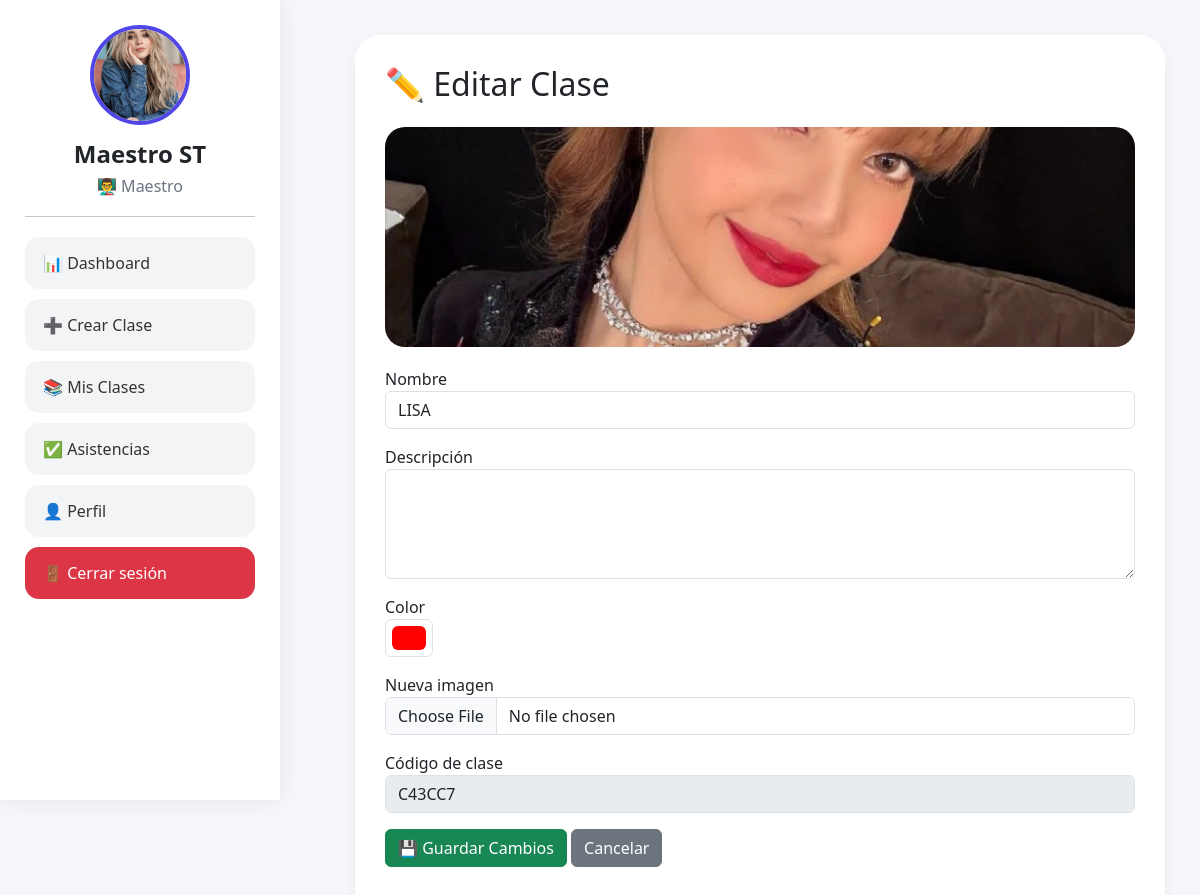
/profesor/clases/editar.php?id=6 (signed in), run on the app's committed database.
### tables this page shows
CREATE TABLE `usuarios` (
  `id` int(11) NOT NULL,
  `nombre` varchar(100) DEFAULT NULL,
  `correo` varchar(100) DEFAULT NULL,
  `password` varchar(255) DEFAULT NULL,
  `rol` enum('alumno','maestro') DEFAULT 'alumno',
  `xp` int(11) DEFAULT 0,
  `nivel` int(11) DEFAULT 1,
  `foto` varchar(255) DEFAULT NULL,
  `semestre` varchar(20) DEFAULT NULL,
  `grupo` varchar(20) DEFAULT NULL
);

CREATE TABLE `clases` (
  `id` int(11) NOT NULL,
  `nombre` varchar(100) DEFAULT NULL,
  `codigo` varchar(20) DEFAULT NULL,
  `maestro_id` int(11) DEFAULT NULL,
  `portada` varchar(255) DEFAULT NULL,
  `color` varchar(20) DEFAULT NULL,
  `imagen` varchar(255) DEFAULT NULL,
  `descripcion` text DEFAULT NULL
);

### profesor/clases/editar.php (the view, shortened to what this page needs)
<?php
include '../../includes/conexion.php';
include '../../includes/sidebar_maestro.php';
$id = intval($_GET['id']);
$clase = mysqli_fetch_assoc(
    mysqli_query(
        $conexion,
        "SELECT *
         FROM clases
         WHERE id=$id"
    )
);
?>
<!DOCTYPE html>
<html lang="es">
<head>
    <link href="https://cdn.jsdelivr.net/npm/bootstrap@5.3.7/dist/css/bootstrap.min.css" rel="stylesheet">
</head>
<body>
    <div class="content">
        <div class="card-form">
            <h2 class="mb-4">
                ✏️ Editar Clase
            </h2>
            <?php
            $img = !empty($clase['imagen'])
                ? "../uploads/clases/" . $clase['imagen']
                : "https://picsum.photos/800/300";
            ?>
            <img src="<?= $img ?>" class="preview">
            <form method="POST" enctype="multipart/form-data">
                <div class="mb-3">
                    <label>
                        Nombre
                    </label>
                    <input type="text" name="nombre" class="form-control"
                        value="<?= htmlspecialchars($clase['nombre'] ?? '') ?>" required>
                </div>
                <div class="mb-3">
                    <label>
                        Descripción
                    </label>
                    <textarea name="descripcion" class="form-control"
                        rows="4"><?= htmlspecialchars($clase['descripcion'] ?? '') ?></textarea>
                </div>
                <div class="mb-3">
                    <label>
                        Color
                    </label>
                    <input type="color" name="color" class="form-control form-control-color"
                        value="<?= $clase['color'] ?: '#4f46e5' ?>">
                </div>
                <div class="mb-3">
                    <label>
                        Nueva imagen
                    </label>
                    <input type="file" name="imagen" class="form-control">
                </div>
                <div class="mb-3">
                    <label>
                        Código de clase
                    </label>
                    <input type="text" class="form-control" value="<?= $clase['codigo'] ?>" disabled>
                </div>
                <button type="submit" name="guardar" class="btn btn-success">
                    💾 Guardar Cambios
                </button>
                <a href="ver.php" class="btn btn-secondary">
                    Cancelar
                </a>
            </form>
        </div>
    </div>
</body>
</html>

### includes/sidebar_maestro.php (shortened to what this page needs)
<?php
include_once __DIR__ . '/conexion.php';
$id_usuario = $_SESSION['id'];
$usuario = mysqli_fetch_assoc(
    mysqli_query(
        $conexion,
        "SELECT *
         FROM usuarios
         WHERE id=$id_usuario"
    )
);
$protocolo = isset($_SERVER['HTTPS']) && $_SERVER['HTTPS'] !== 'off'
    ? 'https'
    : 'http';
$rutaBase = $protocolo . '://' . $_SERVER['HTTP_HOST'] . '/Majo/';
?>
<div class="sidebar">
    <img class="foto-perfil" src="<?= !empty($usuario['foto'])
        ? $rutaBase . 'profesor/uploads/perfil/' . $usuario['foto']
        : 'https://ui-avatars.com/api/?name=' . urlencode($usuario['nombre']) . '&background=4f46e5&color=ffffff'
        ?>" alt="Perfil">
    <h4>
        <?= htmlspecialchars($usuario['nombre']) ?>
    </h4>
    <h6>
        👨‍🏫 Maestro
    </h6>
    <hr>
    <a href="<?= $rutaBase ?>profesor/dashboard.php" class="btn-menu">
        📊 Dashboard
    </a>
    <a href="<?= $rutaBase ?>profesor/clases/crear.php" class="btn-menu">
        ➕ Crear Clase
    </a>
    <a href="<?= $rutaBase ?>profesor/clases/ver.php" class="btn-menu">
        📚 Mis Clases
    </a>
    <a href="<?= $rutaBase ?>profesor/asistencias/historial.php" class="btn-menu">
        ✅ Asistencias
    </a>
    <a href="<?= $rutaBase ?>profesor/perfil.php" class="btn-menu">
        👤 Perfil
    </a>
    <a href="<?= $rutaBase ?>auth/logout.php" class="btn-menu btn-danger-menu">
        🚪 Cerrar sesión
    </a>
</div>

### includes/sidebar_maestro.php (style rules this page uses)
.sidebar { position: fixed; top: 0; left: 0; width: 280px; height: 100vh; background: white; padding: 25px; overflow-y: auto; box-shadow: 0 0 25px rgba(0, 0, 0, .08); z-index: 1000; }
.foto-perfil { width: 100px; height: 100px; border-radius: 50%; object-fit: cover; border: 4px solid #4f46e5; display: block; margin: auto; }
.sidebar h4 { text-align: center; margin-top: 15px; font-weight: 700; }
.sidebar h6 { text-align: center; color: #6b7280; }
.btn-menu { display: block; width: 100%; padding: 14px 18px; margin-bottom: 10px; border-radius: 14px; text-decoration: none; color: #333; background: #f3f4f6; transition: .3s; }
.btn-danger-menu { background: #dc3545; color: white !important; }
.sidebar hr { margin: 20px 0; }

### profesor/clases/editar.php (style rules this page uses)
body { background: #f5f7fb; }
.content { margin-left: 320px; padding: 35px; }
.card-form { background: white; max-width: 900px; margin: auto; padding: 30px; border-radius: 25px; box-shadow: 0 4px 15px rgba(0, 0, 0, .05); }
.preview { width: 100%; height: 220px; object-fit: cover; border-radius: 20px; margin-bottom: 20px; }

### data on the page
usuarios: foto (picture), nombre "Maestro ST"
clases: imagen (picture), nombre "LISA", color "#ff0000", codigo "C43CC7"
